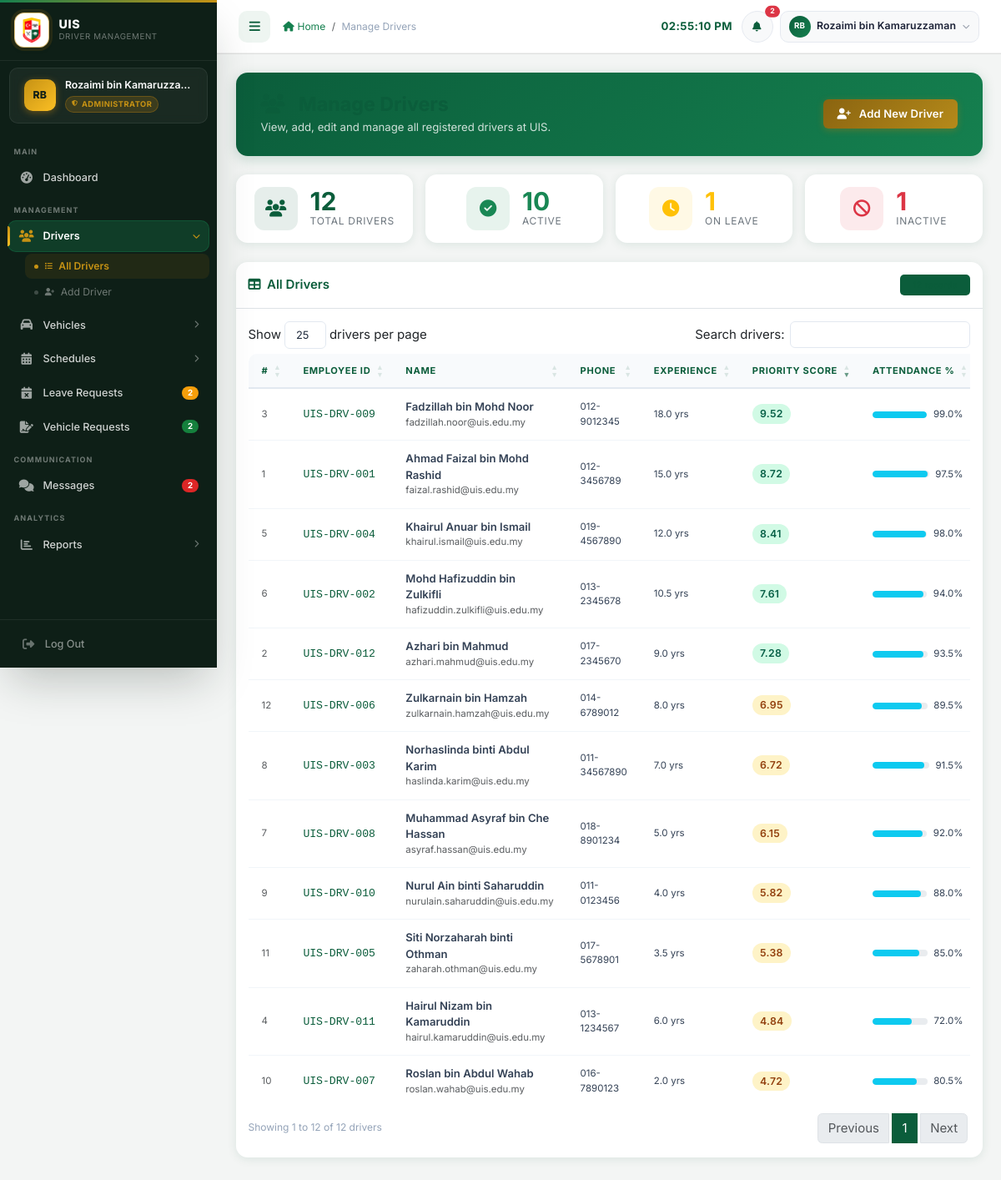
Screenshot of /admin/drivers.php (signed in) with the database file from the repository.
### tables this page shows
CREATE TABLE drivers (
    driver_id           INT             NOT NULL AUTO_INCREMENT,
    employee_id         VARCHAR(20)     NOT NULL,
    name                VARCHAR(100)    NOT NULL,
    phone               VARCHAR(20)     NULL DEFAULT NULL,
    email               VARCHAR(100)    NULL DEFAULT NULL,
    address             TEXT            NULL DEFAULT NULL,
    experience_years    DECIMAL(4,1)    NOT NULL DEFAULT 0,
    attendance_rate     DECIMAL(5,2)    NOT NULL DEFAULT 100.00 COMMENT '0-100 percentage',
    performance_score   DECIMAL(5,2)    NOT NULL DEFAULT 5.00  COMMENT '0-10 scale',
    certification_score DECIMAL(5,2)    NOT NULL DEFAULT 5.00  COMMENT '0-10 scale',
    license_number      VARCHAR(50)     NULL DEFAULT NULL,
    license_class       VARCHAR(10)     NULL DEFAULT NULL,
    license_expiry      DATE            NULL DEFAULT NULL,
    status              ENUM('active','inactive','on_leave') NOT NULL DEFAULT 'active',
    driver_type         ENUM('top_management','regular') NOT NULL DEFAULT 'regular',
    created_at          TIMESTAMP       NOT NULL DEFAULT CURRENT_TIMESTAMP,
    updated_at          TIMESTAMP       NOT NULL DEFAULT CURRENT_TIMESTAMP ON UPDATE CURRENT_TIMESTAMP,
    PRIMARY KEY (driver_id),
    UNIQUE KEY uq_drivers_employee_id (employee_id)
);

### admin/drivers.php (the view, shortened to what this page needs)
<?php
require_once '../config/database.php';
$result  = $conn->query("SELECT * FROM drivers ORDER BY name ASC");
$drivers = $result ? $result->fetch_all(MYSQLI_ASSOC) : [];
$total    = count($drivers);
$active   = 0;
$on_leave = 0;
$inactive = 0;
foreach ($drivers as &$d) {
    switch ($d['status']) {
        case 'active':   $active++;   break;
        case 'on_leave': $on_leave++; break;
        case 'inactive': $inactive++; break;
    }
}
?>
<!DOCTYPE html>
<html lang="en">
<head>
    <link href="https://cdn.jsdelivr.net/npm/bootstrap@5.3.0/dist/css/bootstrap.min.css" rel="stylesheet">
    <link href="https://cdnjs.cloudflare.com/ajax/libs/font-awesome/6.4.0/css/all.min.css" rel="stylesheet">
    <link href="https://cdn.datatables.net/1.13.6/css/dataTables.bootstrap5.min.css" rel="stylesheet">
    <link href="<?php echo SITE_URL; ?>/assets/css/style.css" rel="stylesheet">
</head>
<body>
<?php include '../includes/sidebar.php'; ?>
<main class="main-content p-4">
    <div class="page-header d-flex justify-content-between align-items-center flex-wrap gap-3">
        <div>
            <h1><i class="fas fa-users me-2" aria-hidden="true"></i>Manage Drivers</h1>
            <p>View, add, edit and manage all registered drivers at UIS.</p>
        </div>
        <a href="<?php echo SITE_URL; ?>/admin/add_driver.php" class="btn btn-warning fw-semibold">
            <i class="fas fa-user-plus me-1" aria-hidden="true"></i> Add New Driver
        </a>
    </div>
    <div class="row g-3 mb-4">
        <div class="col-6 col-md-3">
            <div class="card stat-card h-100 p-3">
                <div class="d-flex align-items-center gap-3">
                    <div class="stat-icon bg-primary bg-opacity-10 text-primary">
                        <i class="fas fa-users" aria-hidden="true"></i>
                    </div>
                    <div>
                        <div class="stat-value text-primary"><?php echo $total; ?></div>
                        <div class="stat-label">Total Drivers</div>
                    </div>
                </div>
            </div>
        </div>
        <div class="col-6 col-md-3">
            <div class="card stat-card h-100 p-3">
                <div class="d-flex align-items-center gap-3">
                    <div class="stat-icon bg-success bg-opacity-10 text-success">
                        <i class="fas fa-circle-check" aria-hidden="true"></i>
                    </div>
                    <div>
                        <div class="stat-value text-success"><?php echo $active; ?></div>
                        <div class="stat-label">Active</div>
                    </div>
                </div>
            </div>
        </div>
        <div class="col-6 col-md-3">
            <div class="card stat-card h-100 p-3">
                <div class="d-flex align-items-center gap-3">
                    <div class="stat-icon bg-warning bg-opacity-10 text-warning">
                        <i class="fas fa-clock" aria-hidden="true"></i>
                    </div>
                    <div>
                        <div class="stat-value text-warning"><?php echo $on_leave; ?></div>
                        <div class="stat-label">On Leave</div>
                    </div>
                </div>
            </div>
        </div>
        <div class="col-6 col-md-3">
            <div class="card stat-card h-100 p-3">
                <div class="d-flex align-items-center gap-3">
                    <div class="stat-icon bg-danger bg-opacity-10 text-danger">
                        <i class="fas fa-ban" aria-hidden="true"></i>
                    </div>
                    <div>
                        <div class="stat-value text-danger"><?php echo $inactive; ?></div>
                        <div class="stat-label">Inactive</div>
                    </div>
                </div>
            </div>
        </div>
    </div>
    <div class="card table-card">
        <div class="card-body p-0">
            <div class="p-3 border-bottom d-flex align-items-center justify-content-between flex-wrap gap-2">
                <h6 class="mb-0 fw-semibold text-primary">
                    <i class="fas fa-table me-1" aria-hidden="true"></i> All Drivers
                </h6>
                <span class="badge bg-primary bg-opacity-10 text-primary fw-normal px-3 py-2">
                </span>
            </div>
            <div class="p-3">
                <div class="table-responsive">
                    <table id="driversTable" class="table table-hover align-middle mb-0">
                        <thead>
                            <tr>
                                <th>#</th>
                                <th>Employee ID</th>
                                <th>Name</th>
                                <th>Phone</th>
                                <th>Experience</th>
                                <th>Priority Score</th>
                                <th>Attendance %</th>
                            </tr>
                        </thead>
                        <tbody>
                        <?php foreach ($drivers as $i => $d): ?>
                            <?php
                                $score     = $d['priority_score'];
                                $scoreClass = 'priority-low';
                                if ($score >= 7)      $scoreClass = 'priority-high';
                                elseif ($score >= 4)  $scoreClass = 'priority-medium';
                            ?>
                            <tr>
                                <td class="text-muted small"><?php echo $i + 1; ?></td>
                                <td>
                                    <span class="fw-medium text-primary font-monospace">
                                        <?php echo htmlspecialchars($d['employee_id']); ?>
                                    </span>
                                </td>
                                <td>
                                    <div class="fw-semibold"><?php echo htmlspecialchars($d['name']); ?></div>
                                    <div class="small text-muted"><?php echo htmlspecialchars($d['email'] ?? ''); ?></div>
                                </td>
                                <td class="small"><?php echo htmlspecialchars($d['phone']); ?></td>
                                <td class="small">
                                    <?php echo number_format((float)$d['experience_years'], 1); ?> yr<?php echo (float)$d['experience_years'] != 1 ? 's' : ''; ?>
                                </td>
                                <td>
                                    <span class="badge-priority <?php echo $scoreClass; ?>">
                                        <?php echo number_format($score, 2); ?>
                                    </span>
                                </td>
                                <td>
                                    <div class="d-flex align-items-center gap-2">
                                        <div class="score-bar flex-grow-1" style="max-width:70px;">
                                            <div class="score-bar-fill bg-info"
                                                 style="width:<?php echo min(100, (float)$d['attendance_rate']); ?>%"></div>
                                        </div>
                                        <span class="small"><?php echo number_format((float)$d['attendance_rate'], 1); ?>%</span>
                                    </div>
                                </td>
                            </tr>
                        <?php endforeach; ?>
                        </tbody>
                    </table>
                </div>
            </div>
        </div>
    </div>
</main>
</body>
</html>

### assets/css/style.css (style rules this page uses)
:root { --uis-primary: #0b5d3b; --uis-secondary: #15804f; --uis-accent: #c69214; --uis-light: #eef5f1; --uis-dark: #122018; --uis-success: #15803d; --uis-danger: #b91c1c; --uis-warning: #b45309; --uis-info: #0e7490; --grad-blue: linear-gradient(135deg, #0a4d31 0%, #0e6b45 100%); --grad-green: linear-gradient(135deg, #11564f 0%, #148076 100%); --grad-amber: linear-gradient(135deg, #8a6410 0%, #b58a1a 100%); --grad-red: linear-gradient(135deg, #7f1d1d 0%, #a82727 100%); --grad-purple: linear-gradient(135deg, #334155 0%, #475569 100%); --grad-teal: linear-gradient(135deg, #134e4a 0%, #0f766e 100%); --grad-sky: linear-gradient(135deg, #27556d 0%, #35708f 100%); --sidebar-width: 260px; --sidebar-bg: #0e1f17; --sidebar-text: rgba(255,255,255,.80); --sidebar-muted: rgba(255,255,255,.40); --sidebar-active-bg: rgba(21,128,79,.30); --sidebar-hover-bg: rgba(255,255,255,.06); --sidebar-border: rgba(255,255,255,.07); --header-height: 64px; --shadow-xs: 0 1px 3px rgba(18,32,24,.06), 0 1px 2px rgba(18,32,24,.04); --shadow-sm: 0 4px 6px -1px rgba(18,32,24,.08), 0 2px 4px -1px rgba(18,32,24,.05); --shadow-md: 0 10px 15px -3px rgba(18,32,24,.10), 0 4px 6px -2px rgba(18,32,24,.06); --shadow-lg: 0 20px 25px -5px rgba(18,32,24,.12), 0 10px 10px -5px rgba(18,32,24,.05); --shadow-xl: 0 25px 50px -12px rgba(18,32,24,.25); --shadow-glow-blue: var(--shadow-sm); --shadow-glow-green: var(--shadow-sm); --shadow-glow-amber: var(--shadow-sm); --shadow-glow-red: var(--shadow-sm); --radius-sm: 6px; --radius-md: 10px; --radius-lg: 14px; --radius-xl: 20px; --transition: all .25s cubic-bezier(.4,0,.2,1); --font-base: 'Inter', 'Segoe UI', system-ui, sans-serif; }
*,*::before,*::after { box-sizing: border-box; margin: 0; padding: 0; }
html { scroll-behavior: smooth; font-size: 15px; }
body { font-family: var(--font-base); background: #f3f5f4; color: #1e293b; min-height: 100vh; overflow-x: hidden; }
@media (min-width: 992px) { body { padding-left: var(--sidebar-width); padding-top: var(--header-height); transition: padding-left .3s ease; } }
a { color: var(--uis-secondary); text-decoration: none; transition: var(--transition); }
.main-content { min-height: 100vh; padding: 1.75rem; animation: fadeInUp .35s ease both; }
.page-header { margin-bottom: 1.75rem; display: flex; align-items: flex-start; justify-content: space-between; flex-wrap: wrap; gap: .75rem; }
.page-header h1, .page-header .page-title { font-size: 1.5rem; font-weight: 800; color: var(--uis-primary); margin: 0; display: flex; align-items: center; gap: .6rem; }
.stat-card { border-radius: var(--radius-lg); padding: 1.4rem 1.5rem; box-shadow: var(--shadow-sm); transition: var(--transition); display: flex; align-items: center; gap: 1.1rem; height: 100%; position: relative; overflow: hidden; background: #fff; border: 1px solid rgba(0,0,0,.06); }
.stat-card::after { content: none; }
.table { width: 100%; margin-bottom: 0; font-size: .875rem; border-collapse: separate; border-spacing: 0; }
.table thead th { background: linear-gradient(135deg, var(--uis-primary) 0%, #0b5d3b 100%); color: #fff; font-weight: 700; font-size: .74rem; text-transform: uppercase; letter-spacing: .06em; padding: 12px 16px; border: none; white-space: nowrap; }
.table thead th:first-child { border-radius: var(--radius-md) 0 0 0; }
table.dataTable thead th { background: #f8fafc; background-image: none; color: var(--uis-primary); font-weight: 700; font-size: .74rem; text-transform: uppercase; letter-spacing: .06em; border-bottom: 2px solid #e2e8f0; }
.table tbody tr { transition: background .12s ease; }
.table tbody td { padding: 12px 16px; vertical-align: middle; border-bottom: 1px solid #f1f5f9; color: #334155; }
.table tbody tr:last-child td { border-bottom: none; }
.btn { border-radius: var(--radius-sm); font-size: .875rem; font-weight: 600; padding: .5rem 1.1rem; transition: var(--transition); display: inline-flex; align-items: center; gap: .4rem; cursor: pointer; text-decoration: none; line-height: 1.5; letter-spacing: .01em; }
.btn-warning { background: var(--grad-amber); border: none; color: #fff; box-shadow: 0 2px 8px rgba(217,119,6,.30); }
.badge { font-size: .68rem; font-weight: 700; padding: .32em .70em; border-radius: 5px; letter-spacing: .03em; }
.bg-primary { background-color: rgba(11,93,59, var(--bs-bg-opacity, 1)) !important; }
.text-primary { color: var(--uis-primary) !important; }
.badge.bg-primary { background-color: var(--uis-primary) !important; }

### rows the page displays
drivers: employee "UIS-DRV-001", name "Ahmad Faizal bin Mohd Rashid", email "faizal.rashid@uis.edu.my", phone "012-3456789", experience_years "15.0", score "8.72", attendance_rate "97.5"
drivers: employee "UIS-DRV-012", name "Azhari bin Mahmud", email "azhari.mahmud@uis.edu.my", phone "017-2345670", experience_years "9.0", score "7.28", attendance_rate "93.5"
drivers: employee "UIS-DRV-009", name "Fadzillah bin Mohd Noor", email "fadzillah.noor@uis.edu.my", phone "012-9012345", experience_years "18.0", score "9.52", attendance_rate "99.0"
drivers: employee "UIS-DRV-011", name "Hairul Nizam bin Kamaruddin", email "hairul.kamaruddin@uis.edu.my", phone "013-1234567", experience_years "6.0", score "4.84", attendance_rate "72.0"
drivers: employee "UIS-DRV-004", name "Khairul Anuar bin Ismail", email "khairul.ismail@uis.edu.my", phone "019-4567890", experience_years "12.0", score "8.41", attendance_rate "98.0"
drivers: employee "UIS-DRV-002", name "Mohd Hafizuddin bin Zulkifli", email "hafizuddin.zulkifli@uis.edu.my", phone "013-2345678", experience_years "10.5", score "7.61", attendance_rate "94.0"
drivers: employee "UIS-DRV-008", name "Muhammad Asyraf bin Che Hassan", email "asyraf.hassan@uis.edu.my", phone "018-8901234", experience_years "5.0", score "6.15", attendance_rate "92.0"
drivers: employee "UIS-DRV-003", name "Norhaslinda binti Abdul Karim", email "haslinda.karim@uis.edu.my", phone "011-34567890", experience_years "7.0", score "6.72", attendance_rate "91.5"
drivers: employee "UIS-DRV-010", name "Nurul Ain binti Saharuddin", email "nurulain.saharuddin@uis.edu.my", phone "011-0123456", experience_years "4.0", score "5.82", attendance_rate "88.0"
drivers: employee "UIS-DRV-007", name "Roslan bin Abdul Wahab", email "roslan.wahab@uis.edu.my", phone "016-7890123", experience_years "2.0", score "4.72", attendance_rate "80.5"
drivers: employee "UIS-DRV-005", name "Siti Norzaharah binti Othman", email "zaharah.othman@uis.edu.my", phone "017-5678901", experience_years "3.5", score "5.38", attendance_rate "85.0"
drivers: employee "UIS-DRV-006", name "Zulkarnain bin Hamzah", email "zulkarnain.hamzah@uis.edu.my", phone "014-6789012", experience_years "8.0", score "6.95", attendance_rate "89.5"

### other values shown
$initials "RB"
$full_name "Rozaimi bin Kamaruzza…"
$role_label "ADMINISTRATOR"
$_pending_leaves "2"
$_approved_requests "2"
$_unread_msgs "2"
$page_title "Manage Drivers"
$_dh_total "2"
$full_name "Rozaimi bin Kamaruzzaman"
$total "12"
$active "10"
$on_leave "1"
$inactive "1"
